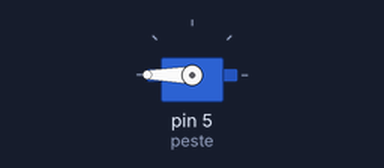
A sketch run on a simulated Arduino Uno, built with avr-gcc and run on an emulated ATmega328P. Parts: servo.

Above: at 0.05 s.
Timing chart, 0 to 4.6 s (numbered marks = the images above):
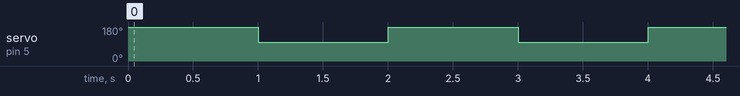

The sketch:

servo_teste.ino
```cpp
#include  <Servo.h>
 Servo peste;


void setup() {
peste.attach (5);

}

void loop() {
    peste.write (180);
    delay (1000);
    peste.write (100);
    delay (1000);
}
```

Measured:
- by itself, servo on pin 5 (peste): alternates 180° for 1.0 s and 100° for 1.0 s
